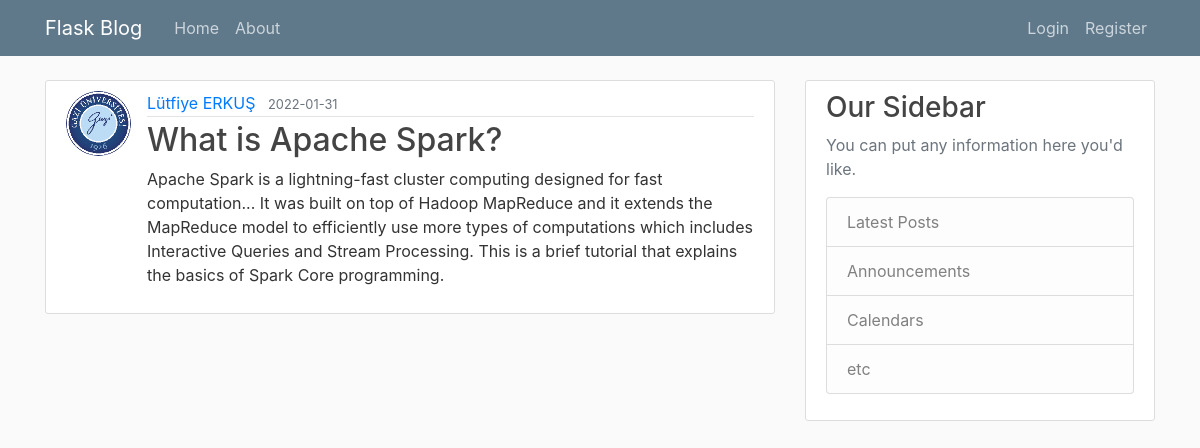
The app's page /post/17 with its own data.
### flaskblog/models.py (models this page shows, shortened)
class User(db.Model, UserMixin):
    id = db.Column(db.Integer, primary_key=True)
    username = db.Column(db.String(20), unique=True, nullable=False)
    email = db.Column(db.String(120), unique=True, nullable=False)
    image_file = db.Column(db.String(20), nullable=False, default='default.jpg')
    password = db.Column(db.String(60), nullable=False)
    posts = db.relationship('Post', backref='author', lazy='dynamic')

class Post(db.Model):
    id = db.Column(db.Integer, primary_key=True)
    title = db.Column(db.String(100), nullable=False)
    date_posted = db.Column(db.DateTime, nullable=False, default=datetime.utcnow)
    content = db.Column(db.Text, nullable=False)
    user_id = db.Column(db.Integer, db.ForeignKey('user.id'), nullable=False)

### flaskblog/posts/routes.py (the view)
@posts.route("/post/<post_id>")
def post(post_id):
    post = Post.query.get_or_404(post_id)
    return render_template('post.html', title = post.title, post=post)

### flaskblog/templates/post.html (shortened to what this page needs)
{% extends "layout.html" %}
{% block content %}
    <article class="media content-section">
        <img class="rounded-circle article-img"
             src="{{ url_for('static', filename='profile_pics/'+post.author.image_file)}}">
        <div class="media-body">
            <div class="article-metadata">
                <a class="mr-2" href="{{ url_for('users.user_posts', username=post.author.username)}}">{{ post.author.username }}</a>
                <small class="text-muted">{{ post.date_posted.strftime('%Y-%m-%d') }}</small>
            </div>
            <h2 class="article-title">{{ post.title }}</h2>
            <p class="article-content">{{ post.content }}</p>
        </div>
    </article>
{% endblock content %}

### flaskblog/static/main.css (style rules this page uses)
body { background: #fafafa; color: #333333; margin-top: 5rem; }
h1, h2, h3, h4, h5, h6 { color: #444444; }
.content-section { background: #ffffff; padding: 10px 20px; border: 1px solid #dddddd; border-radius: 3px; margin-bottom: 20px; }
.article-title { color: #444444; }
.article-content { white-space: pre-line; }
.article-img { height: 65px; width: 65px; margin-right: 16px; }
.article-metadata { padding-bottom: 1px; margin-bottom: 4px; border-bottom: 1px solid #e3e3e3 }

### records on screen
User: image_file (picture), author.username "Lütfiye ERKUŞ"
Post: date_posted "2022-01-31", title "What is Apache Spark?", content "Apache Spark is a lightning-fast cluster computing designed for fast computation... It was built on top of Hadoop MapReduce and it extends the MapReduce model to efficiently use more types of computations which includes Interactive Queries and Stream Processing. This is a brief tutorial that explains the basics of Spark Core programming."
